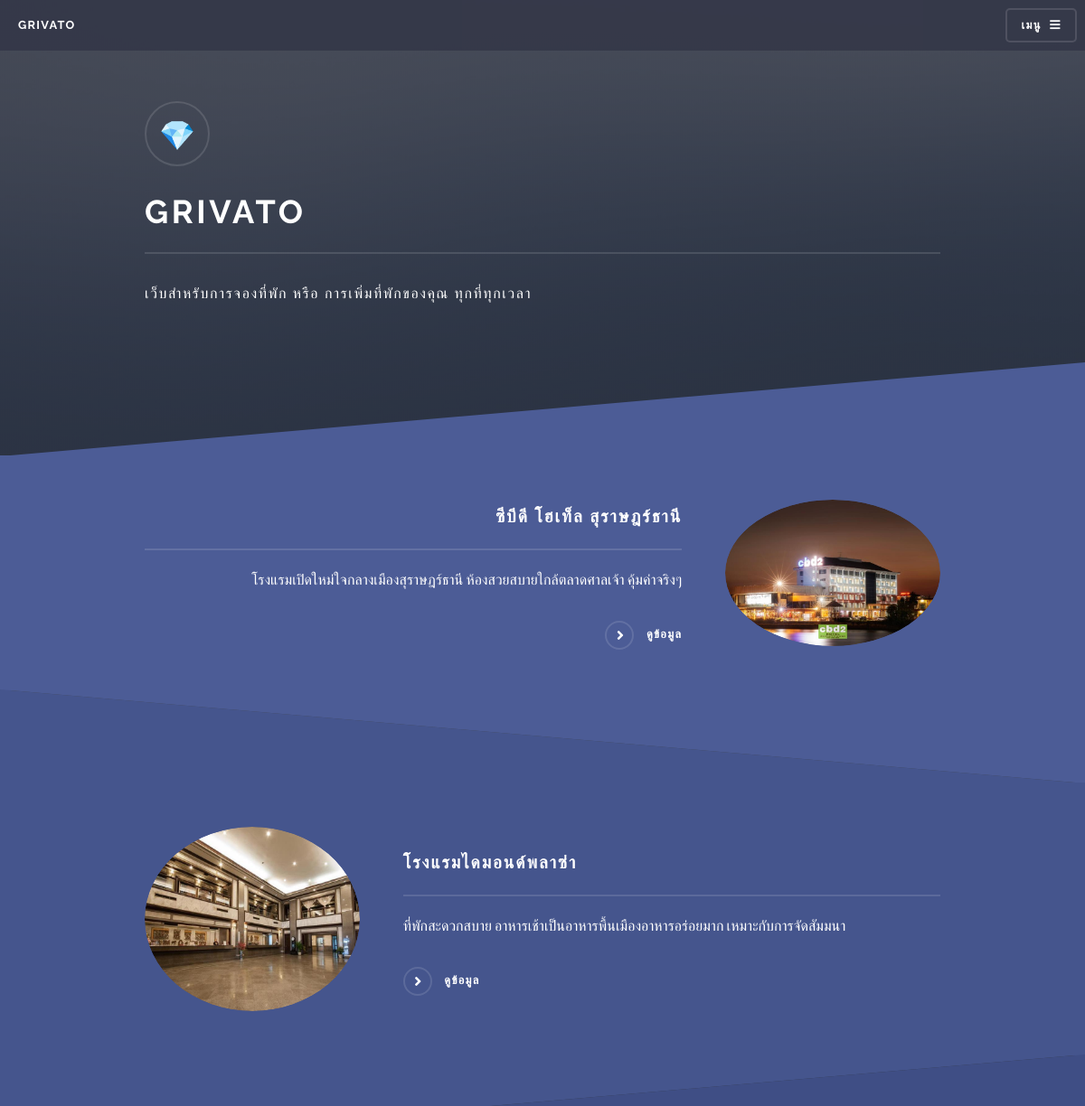
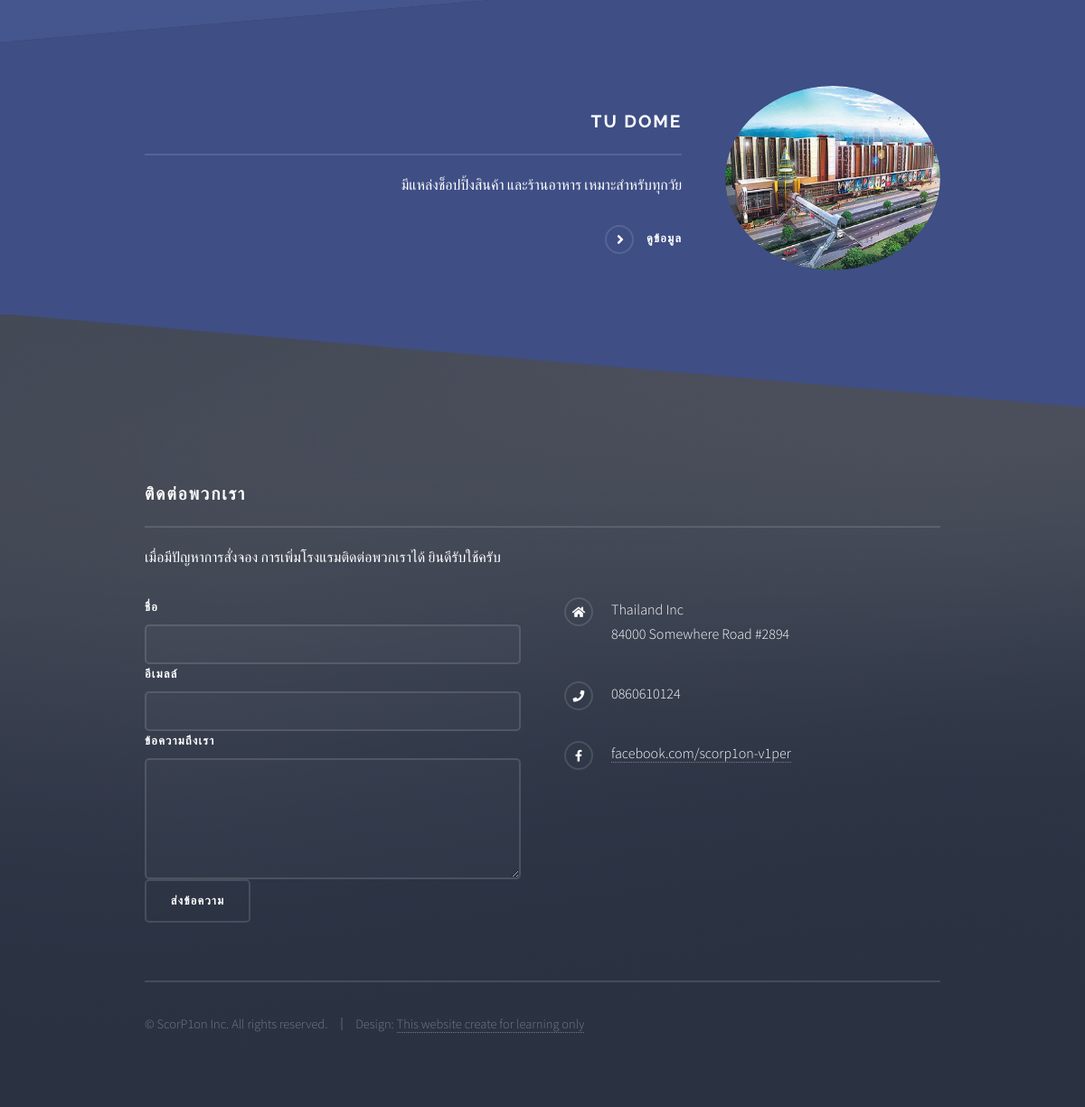
Page /project/index.php on the committed database (2 pictures, top to bottom).
### tables this page shows
CREATE TABLE `info` (
  `inf_num` int(11) NOT NULL,
  `inf_name` varchar(100) NOT NULL,
  `inf_money` int(8) NOT NULL,
  `inf_where` varchar(50) NOT NULL,
  `inf_pic` varchar(100) NOT NULL,
  `inf_many` int(11) NOT NULL,
  `inf_det` text NOT NULL,
  `inf_room` int(11) NOT NULL,
  `us_email` varchar(50) NOT NULL,
  `inf_date` datetime NOT NULL
);

### project/one.php (the view)
<section id="one" class="wrapper spotlight style1">
	<div class="inner">
		<a href="#" class="image"><img src="info_picture/<?php echo $use1['inf_pic'] ?>" alt="" /></a>
		<div class="content">
			<h2 class="major"><?php echo $use1['inf_name'] ?></h2>
			<p><?php echo $use1['inf_det'] ?></p>
			<a href="form_post.php?inf_num=<?php echo $use1['inf_num'] ?>" class="special">ดูข้อมูล</a>
		</div>
	</div>
</section>

### project/two.php
<section id="two" class="wrapper alt spotlight style2">
	<div class="inner">
		<a href="#" class="image"><img src="info_picture/<?php echo $use2['inf_pic'] ?>" alt="" /></a>
		<div class="content">
			<h2 class="major"><?php echo $use2['inf_name'] ?></h2>
			<p><?php echo $use2['inf_det'] ?></p>
			<a href="form_post.php?inf_num=<?php echo $use2['inf_num'] ?>" class="special">ดูข้อมูล</a>
		</div>
	</div>
</section>

### project/three.php
<section id="three" class="wrapper spotlight style3">
	<div class="inner">
		<a href="#" class="image"><img src="info_picture/<?php echo $use3['inf_pic'] ?>" alt="" /></a>
		<div class="content">
			<h2 class="major"><?php echo $use3['inf_name'] ?></h2>
			<p><?php echo $use3['inf_det'] ?></p>
			<a href="form_post.php?inf_num=<?php echo $use3['inf_num'] ?>" class="special">ดูข้อมูล</a>
		</div>
	</div>
</section>

### rows in the picture
info: inf_pic (picture), inf_name "ซีบีดี โฮเท็ล สุราษฎร์ธานี", inf_det "โรงแรมเปิดใหม่ใจกลางเมืองสุราษฎร์ธานี ห้องสวยสบายใกล้ตลาดศาลเจ้า คุ้มค่าจริงๆ"
info: inf_pic (picture), inf_name "โรงแรมไดมอนด์พลาซ่า", inf_det "ที่พักสะดวกสบาย อาหารเช้าเป็นอาหารพื้นเมืองอาหารอร่อยมาก เหมาะกับการจัดสัมมนา"
info: inf_pic (picture), inf_name "TU DOME", inf_det "มีแหล่งช็อปปิ้งสินค้า และร้านอาหาร เหมาะสำหรับทุกวัย"
